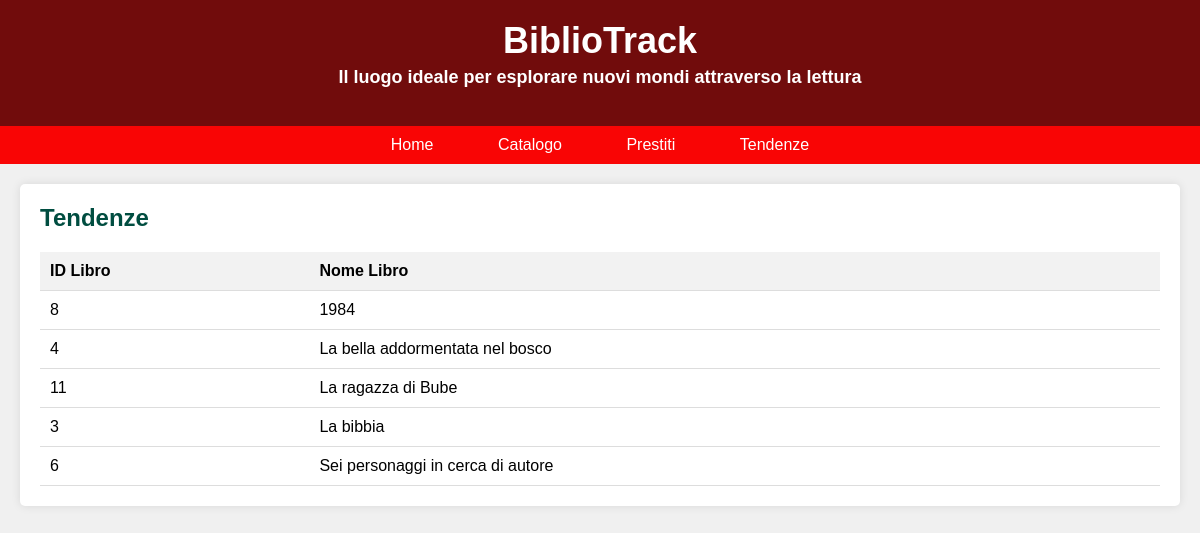
The page /tendenze.php on the database its author committed.
### tables this page shows
CREATE TABLE `libri` (
  `PK_Id_libro` int(11) NOT NULL,
  `Titolo` varchar(100) NOT NULL,
  `Autore` varchar(50) NOT NULL,
  `Casa_editrice` varchar(50) NOT NULL,
  `Anno_pubblicazione` int(4) DEFAULT NULL,
  `Collana` varchar(50) DEFAULT NULL,
  `Genere` varchar(50) DEFAULT NULL,
  `stato` tinyint(4) DEFAULT 0
);

### tendenze.php (the view, shortened to what this page needs)
<?php
$servername = "localhost";
$username = "root";
$password = "Ruozzi1234";
$dbname = "bibliotrack";
?>
<!DOCTYPE html>
<html lang="it">
<head>
</head>
<body>
    <header id='header'>
        <h1>BiblioTrack</h1>
        <h3>Il luogo ideale per esplorare nuovi mondi attraverso la lettura</h3>
    </header>
    <nav>
        <a href="index.html">Home</a>
        <a href="catalogo.php">Catalogo</a>
        <a href="prestiti.html">Prestiti</a>
        <a href="tendenze.php">Tendenze</a>
    </nav>
    <div class="container">
        <section class="catalog-section">
            <h2>Tendenze</h2>
            <table>
                <thead>
                    <tr>
                        <th>ID Libro</th>
                        <th>Nome Libro</th>
                    </tr>
                </thead>
                <tbody>
                    <?php
                    $conn = new mysqli($servername, $username, $password, $dbname);
                    $sql = $sql = "SELECT l.PK_Id_libro, l.Titolo
                    FROM libri l
                    JOIN (
                        SELECT FK_Id_libro
                        FROM prestiti
                        GROUP BY FK_Id_libro
                        ORDER BY COUNT(*) DESC
                        LIMIT 5
                    ) p ON l.PK_Id_libro = p.FK_Id_libro";
                    $result = $conn->query($sql);
                    if ($result!==false && $result->num_rows > 0) {
                        while($row = $result->fetch_assoc()) {
                            echo "<tr><td>" . $row["PK_Id_libro"] . "</td><td>" . $row["Titolo"] . "</td></tr>";
                        }
                    } else {
                        echo "<tr><td colspan='2'>Nessun risultato trovato</td></tr>";
                    }
                    ?>
                </tbody>
            </table>
        </section>
    </div>
</body>
</html>

### tendenze.php (style rules this page uses)
body { font-family: Arial, sans-serif; margin: 0; padding: 0; background-color: #f0f0f0; }
header { background-color: #710c0c; color: #fff; padding: 20px 0; text-align: center; cursor: pointer; }
header h1 { margin: 0; font-size: 36px; cursor:pointer; }
header h3 { margin-top: 5px; font-size: 18px; cursor:pointer; }
nav { background-color: #f90505; padding: 10px 0; text-align: center; }
nav a { color: #fff; text-decoration: none; padding: 10px 20px; margin: 0 10px; border-radius: 5px; transition: background-color 0.3s; }
.container { max-width: 1200px; margin: 20px auto; padding: 0 20px; }
.catalog-section { background-color: #fff; padding: 20px; border-radius: 5px; box-shadow: 0 0 10px rgba(0,0,0,0.1); }
.catalog-section h2 { margin-top: 0; color: #004d40; }
table { width: 100%; border-collapse: collapse; }
table th, table td { padding: 10px; text-align: left; border-bottom: 1px solid #ddd; }
table th { background-color: #f2f2f2; font-weight: bold; }

### rows shown on the page
libri: PK_Id_libro "8", Titolo "1984"
libri: PK_Id_libro "4", Titolo "La bella addormentata nel bosco"
libri: PK_Id_libro "11", Titolo "La ragazza di Bube"
libri: PK_Id_libro "3", Titolo "La bibbia"
libri: PK_Id_libro "6", Titolo "Sei personaggi in cerca di autore"
